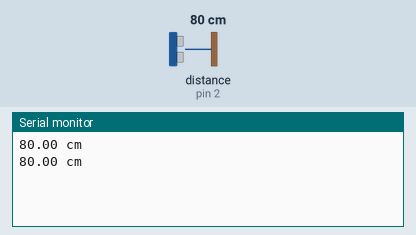
Simulated run of this sketch. Board: Arduino Uno, built with avr-gcc and run on an emulated ATmega328P. Shown: the last lines printed to the serial monitor. The test bench sets the inputs (shaded band); at power-on: distance to the obstacle (sensor on pin 2) 80 cm. The echo pulse lasts 58.3 µs per cm.

Above: at 1.8 s.
1.9 s: distance to the obstacle (sensor on pin 2) set to 2 cm
At 2.8 s:
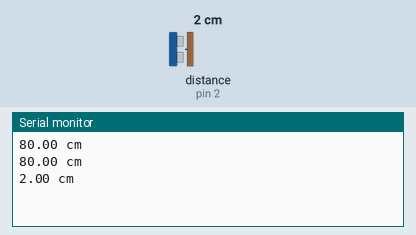
3.4 s: distance to the obstacle (sensor on pin 2) set to 4 cm
At 4.5 s:
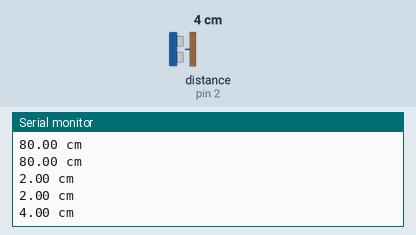
Timing chart, 0 to 6.4 s (numbered marks = the images above; inputs shaded):
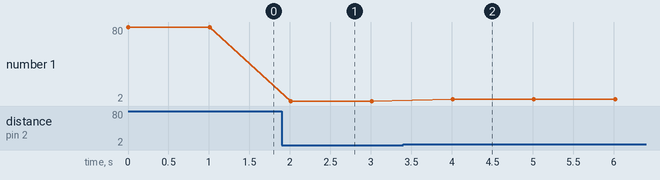

The sketch:

Ultra_Sonic_Sensor.ino
```cpp
#include <HC_SR04.h>

#define TRIG_PIN 3
#define ECHO_PIN 2
#define ECHO_INT 0

HC_SR04 sensor(TRIG_PIN, ECHO_PIN, ECHO_INT);

void setup() {


  sensor.begin();
  Serial.begin(9600);
  while(!Serial) continue;
}

void loop() {
  sensor.start();
  while(!sensor.isFinished()) continue;          // If the sensor does not have a reading, wait!
  //while(!sensor.isFinished()) return;  // this one continues
  Serial.print(sensor.getRange());
  Serial.println(" cm");
  delay(1000);
}
```

Measured:
- after the input at 1.9 s, the serial monitor: prints a new line after 0.11 s (image 1)
- after the input at 3.4 s, the serial monitor: prints a new line after 0.61 s (image 2)
- plotted number 1: 80 → 2 after the input at 1.9 s, 2 → 4 after the input at 3.4 s
